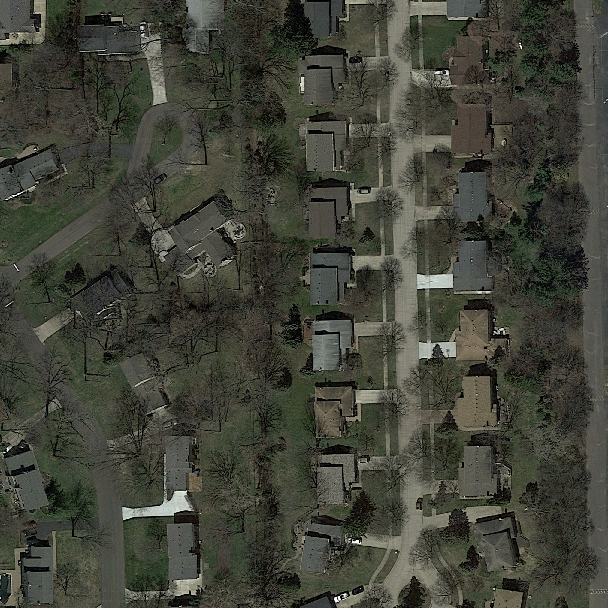
#> input picture testing/images/test_007.png, 608 x 608 px; its folder holds only this picture in this run
$ python rotate.py
#> lines starting #> are read from the running program, lines starting #| are printed output that depends on the picture
import os
from skimage import io, util
from skimage.transform import rotate
import numpy as np

#load training images
input_folder = '../training/images'
input_files = [os.path.join(root, filename)
          for root, dirs, files in os.walk(input_folder)
          for filename in files
          if filename.lower().endswith('.png')]
images = []
for input_file in input_files:
    #images.append(io.imread(input_file).flatten())
    images.append(io.imread(input_file))

#apply rotations
output_folder = '../training/images_rotated'
#output_files = [os.path.join(output_folder, 'rot0_' + filename)
output_files = [os.path.join(output_folder, filename[:-4] + '_rot00.png')
          for root, dirs, files in os.walk(input_folder)
          for filename in files
          if filename.lower().endswith('.png')]
for idx, image in enumerate(images):
    io.imsave(output_files[idx], image)
#> this loop made 1 pass

#output_files = [os.path.join(output_folder, 'rot15_' + filename)
output_files = [os.path.join(output_folder, filename[:-4] + '_rot15.png')
          for root, dirs, files in os.walk(input_folder)
          for filename in files
          if filename.lower().endswith('.png')]
for idx, image in enumerate(images):
    rot = rotate(image, 15, mode='reflect')
    rot = (np.clip(rot*255, 0, 255)).astype(np.uint8)
    io.imsave(output_files[idx], rot)
#> this loop made 1 pass
#> pass 1, `rot = rotate(image, 15, mode='reflect')`:
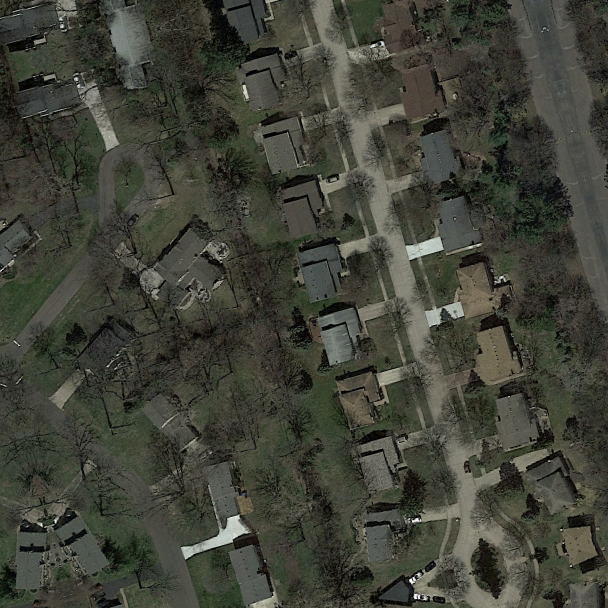
#> rot: shape (608, 608, 3) float64; mean R, G, B 0.256, 0.263, 0.221

#output_files = [os.path.join(output_folder, 'rot30_' + filename)
output_files = [os.path.join(output_folder, filename[:-4] + '_rot30.png')
          for root, dirs, files in os.walk(input_folder)
          for filename in files
          if filename.lower().endswith('.png')]
for idx, image in enumerate(images):
    rot = rotate(image, 30, mode='reflect')
    rot = (np.clip(rot*255, 0, 255)).astype(np.uint8)
    io.imsave(output_files[idx], rot)
#> this loop made 1 pass
#> pass 1, `rot = rotate(image, 30, mode='reflect')`:
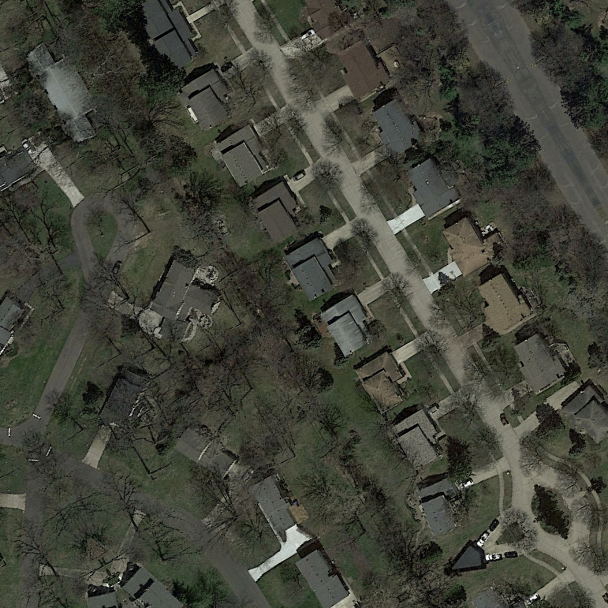
#> rot: shape (608, 608, 3) float64; mean R, G, B 0.257, 0.264, 0.222

#output_files = [os.path.join(output_folder, 'rot45_' + filename)
output_files = [os.path.join(output_folder, filename[:-4] + '_rot45.png')
          for root, dirs, files in os.walk(input_folder)
          for filename in files
          if filename.lower().endswith('.png')]
for idx, image in enumerate(images):
    rot = rotate(image, 45, mode='reflect')
    rot = (np.clip(rot*255, 0, 255)).astype(np.uint8)
    io.imsave(output_files[idx], rot)
#> this loop made 1 pass
#> pass 1, `rot = rotate(image, 45, mode='reflect')`:
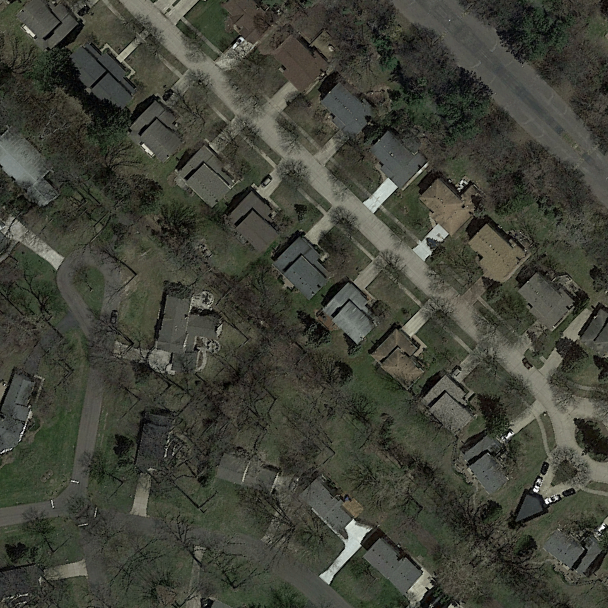
#> rot: shape (608, 608, 3) float64; mean R, G, B 0.256, 0.263, 0.221

#output_files = [os.path.join(output_folder, 'rot60_' + filename)
output_files = [os.path.join(output_folder, filename[:-4] + '_rot60.png')
          for root, dirs, files in os.walk(input_folder)
          for filename in files
          if filename.lower().endswith('.png')]
for idx, image in enumerate(images):
    rot = rotate(image, 60, mode='reflect')
    rot = (np.clip(rot*255, 0, 255)).astype(np.uint8)
    io.imsave(output_files[idx], rot)
#> this loop made 1 pass
#> pass 1, `rot = rotate(image, 60, mode='reflect')`:
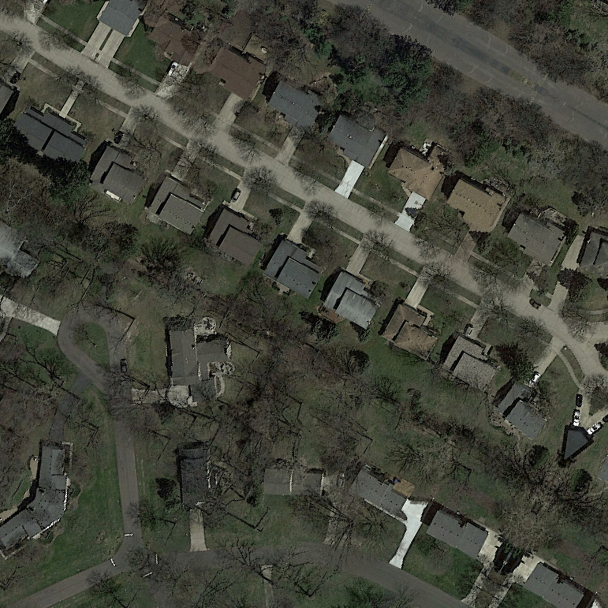
#> rot: shape (608, 608, 3) float64; mean R, G, B 0.258, 0.265, 0.223

#output_files = [os.path.join(output_folder, 'rot75_' + filename)
output_files = [os.path.join(output_folder, filename[:-4] + '_rot75.png')
          for root, dirs, files in os.walk(input_folder)
          for filename in files
          if filename.lower().endswith('.png')]
for idx, image in enumerate(images):
    rot = rotate(image, 75, mode='reflect')
    rot = (np.clip(rot*255, 0, 255)).astype(np.uint8)
    io.imsave(output_files[idx], rot)
#> this loop made 1 pass
#> pass 1, `rot = rotate(image, 75, mode='reflect')`:
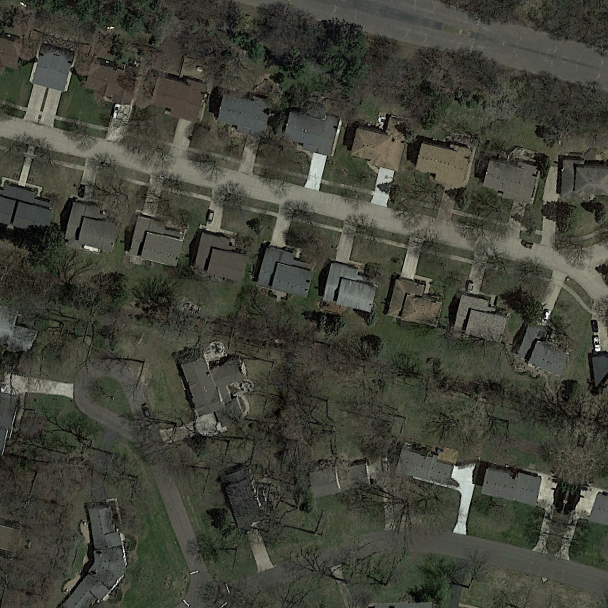
#> rot: shape (608, 608, 3) float64; mean R, G, B 0.257, 0.263, 0.221


#load groundtruth images
input_folder = '../training/groundtruth'
input_files = [os.path.join(root, filename)
          for root, dirs, files in os.walk(input_folder)
          for filename in files
          if filename.lower().endswith('.png')]
images = []
for input_file in input_files:
    #images.append(io.imread(input_file).flatten())
    images.append(io.imread(input_file))

#apply rotations
output_folder = '../training/groundtruth_rotated'
#output_files = [os.path.join(output_folder, 'rot0_' + filename)
output_files = [os.path.join(output_folder, filename[:-4] + '_rot00.png')
          for root, dirs, files in os.walk(input_folder)
          for filename in files
          if filename.lower().endswith('.png')]
for idx, image in enumerate(images):
    io.imsave(output_files[idx], image)

#output_files = [os.path.join(output_folder, 'rot15_' + filename)
output_files = [os.path.join(output_folder, filename[:-4] + '_rot15.png')
          for root, dirs, files in os.walk(input_folder)
          for filename in files
          if filename.lower().endswith('.png')]
for idx, image in enumerate(images):
    rot = rotate(image, 15, mode='reflect')
    rot = (np.clip(rot*255, 0, 255)).astype(np.uint8)
    io.imsave(output_files[idx], rot)

#output_files = [os.path.join(output_folder, 'rot30_' + filename)
output_files = [os.path.join(output_folder, filename[:-4] + '_rot30.png')
          for root, dirs, files in os.walk(input_folder)
          for filename in files
          if filename.lower().endswith('.png')]
for idx, image in enumerate(images):
    rot = rotate(image, 30, mode='reflect')
    rot = (np.clip(rot*255, 0, 255)).astype(np.uint8)
    io.imsave(output_files[idx], rot)

#output_files = [os.path.join(output_folder, 'rot45_' + filename)
output_files = [os.path.join(output_folder, filename[:-4] + '_rot45.png')
          for root, dirs, files in os.walk(input_folder)
          for filename in files
          if filename.lower().endswith('.png')]
for idx, image in enumerate(images):
    rot = rotate(image, 45, mode='reflect')
    rot = (np.clip(rot*255, 0, 255)).astype(np.uint8)
    io.imsave(output_files[idx], rot)

#output_files = [os.path.join(output_folder, 'rot60_' + filename)
output_files = [os.path.join(output_folder, filename[:-4] + '_rot60.png')
          for root, dirs, files in os.walk(input_folder)
          for filename in files
          if filename.lower().endswith('.png')]
for idx, image in enumerate(images):
    rot = rotate(image, 60, mode='reflect')
    rot = (np.clip(rot*255, 0, 255)).astype(np.uint8)
    io.imsave(output_files[idx], rot)

#output_files = [os.path.join(output_folder, 'rot75_' + filename)
output_files = [os.path.join(output_folder, filename[:-4] + '_rot75.png')
          for root, dirs, files in os.walk(input_folder)
          for filename in files
          if filename.lower().endswith('.png')]
for idx, image in enumerate(images):
    rot = rotate(image, 75, mode='reflect')
    rot = (np.clip(rot*255, 0, 255)).astype(np.uint8)
    io.imsave(output_files[idx], rot)

$ run again, on testing/images/test_011.png
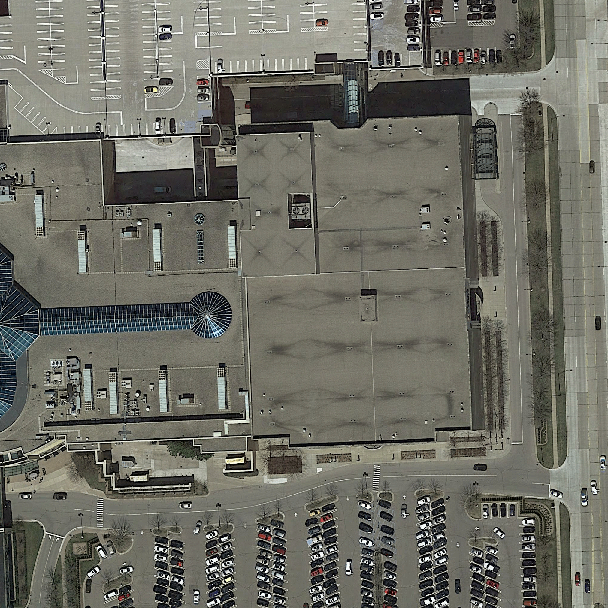
#> input picture testing/images/test_011.png, 608 x 608 px
#> the loop `for idx, image in enumerate(images):` made 1 pass
#> the loop `for idx, image in enumerate(images):` made 1 pass
#> pass 1, `rot = rotate(image, 60, mode='reflect')`:
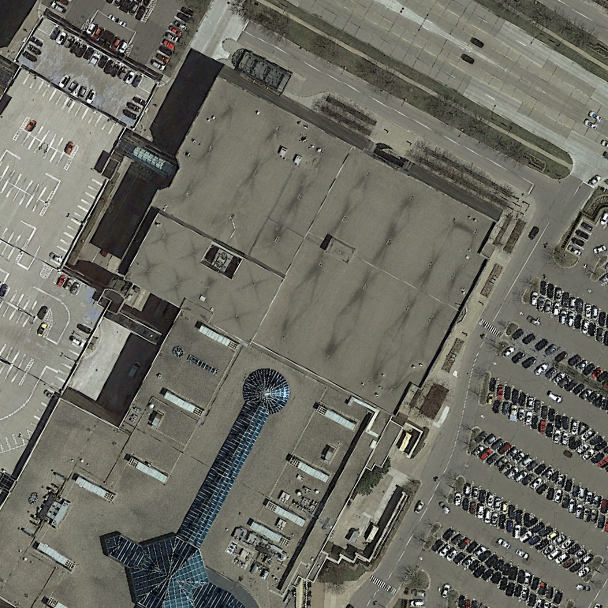
#> rot: shape (608, 608, 3) float64; mean R, G, B 0.424, 0.423, 0.387
#> the loop `for idx, image in enumerate(images):` made 1 pass
#> pass 1, `rot = rotate(image, 75, mode='reflect')`:
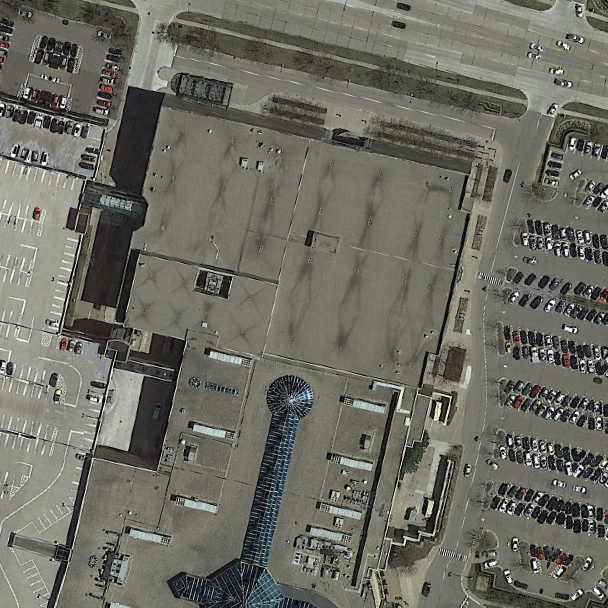
#> rot: shape (608, 608, 3) float64; mean R, G, B 0.427, 0.425, 0.388

$ run again, on testing/images/test_012.png
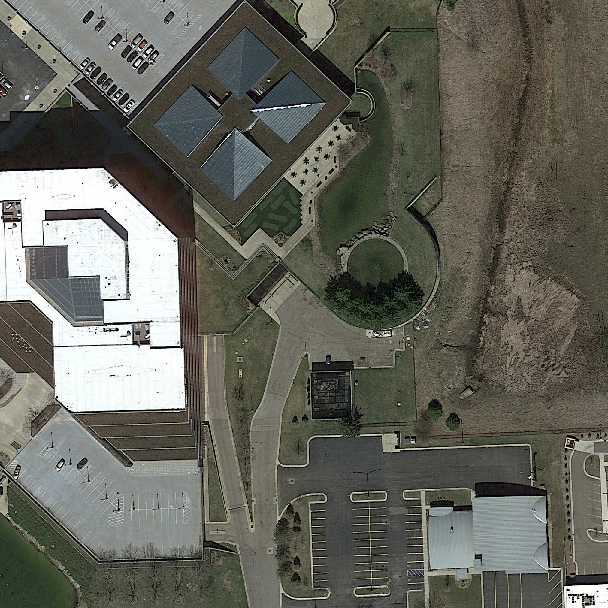
#> input picture testing/images/test_012.png, 608 x 608 px
#> the loop `for idx, image in enumerate(images):` made 1 pass
#> the loop `for idx, image in enumerate(images):` made 1 pass
#> pass 1, `rot = rotate(image, 60, mode='reflect')`:
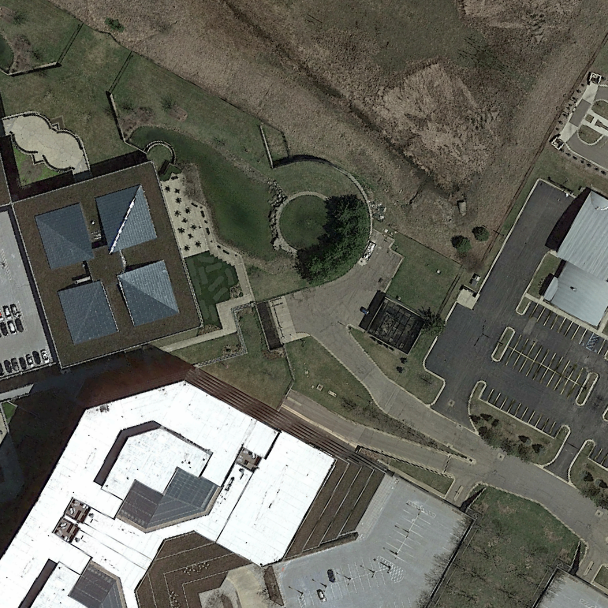
#> rot: shape (608, 608, 3) float64; mean R, G, B 0.397, 0.397, 0.361
#> the loop `for idx, image in enumerate(images):` made 1 pass
#> pass 1, `rot = rotate(image, 75, mode='reflect')`:
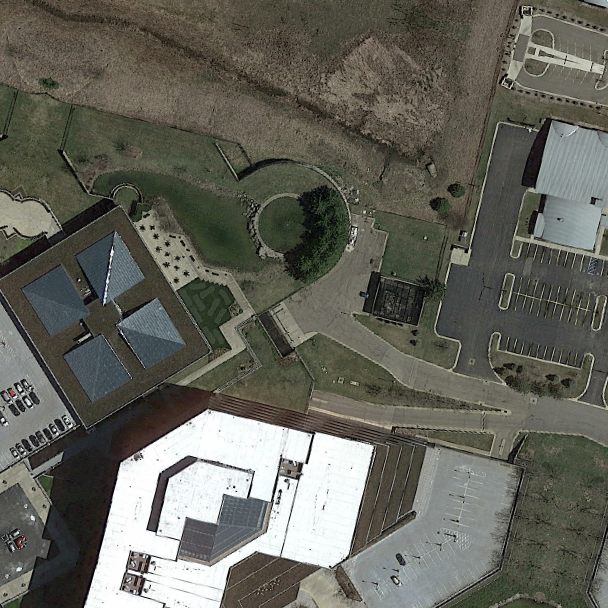
#> rot: shape (608, 608, 3) float64; mean R, G, B 0.392, 0.393, 0.356

$ run again, on testing/images/test_014.png
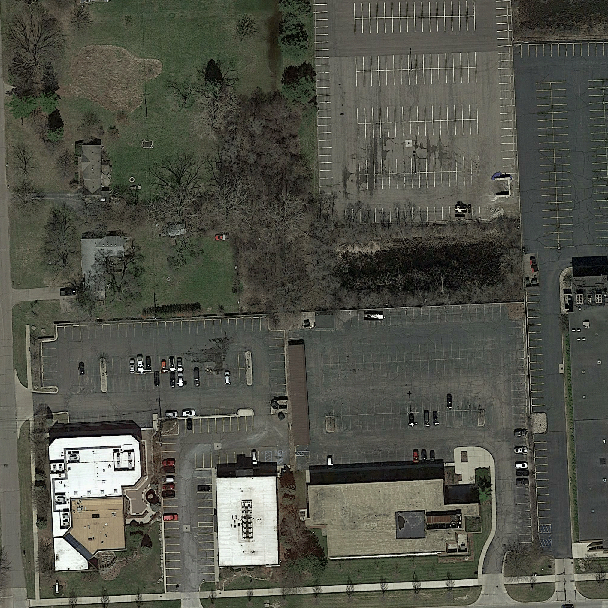
#> input picture testing/images/test_014.png, 608 x 608 px
#> the loop `for idx, image in enumerate(images):` made 1 pass
#> the loop `for idx, image in enumerate(images):` made 1 pass
#> pass 1, `rot = rotate(image, 60, mode='reflect')`:
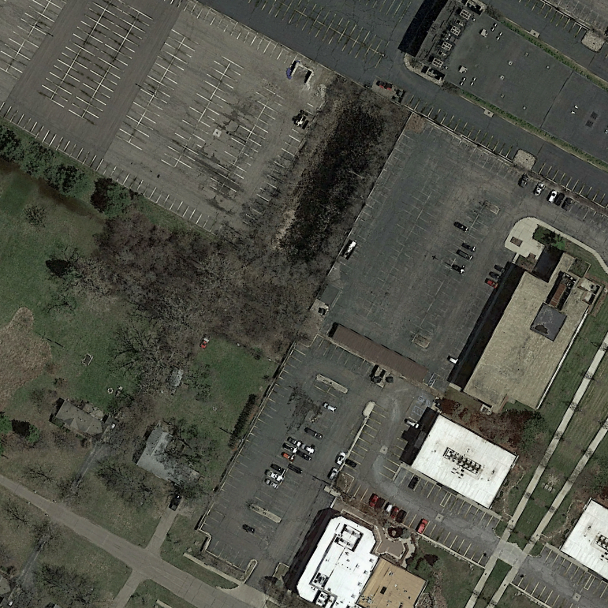
#> rot: shape (608, 608, 3) float64; mean R, G, B 0.322, 0.326, 0.288
#> the loop `for idx, image in enumerate(images):` made 1 pass
#> pass 1, `rot = rotate(image, 75, mode='reflect')`:
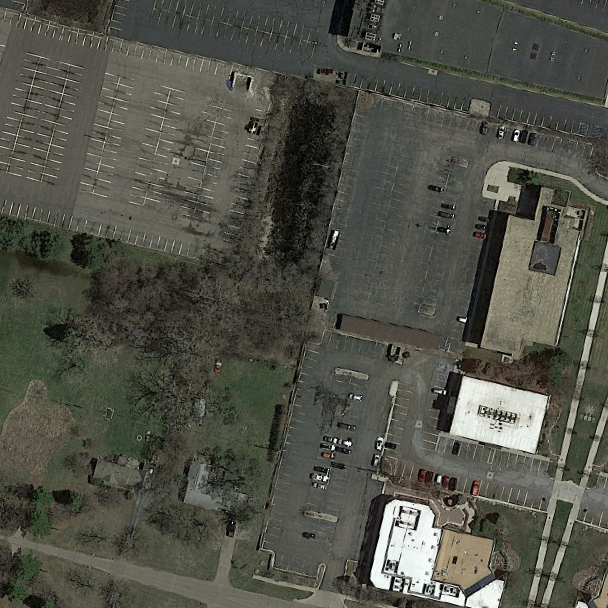
#> rot: shape (608, 608, 3) float64; mean R, G, B 0.319, 0.323, 0.285
